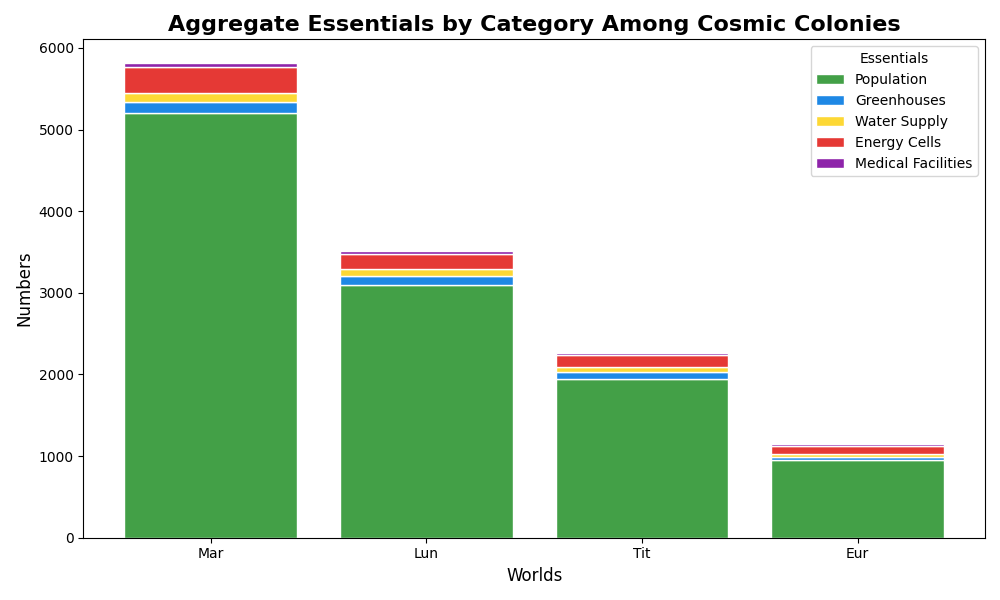

This chart was generated by the following Python code:
import matplotlib.pyplot as plt
import squarify
import numpy as np

data = {
    'Mars': {'Population': 5200, 'Greenhouses': 140, 'Water Supply': 110, 'Energy Cells': 320, 'Medical Facilities': 45},
    'Luna': {'Population': 3100, 'Greenhouses': 105, 'Water Supply': 85, 'Energy Cells': 190, 'Medical Facilities': 38},
    'Titan': {'Population': 1950, 'Greenhouses': 85, 'Water Supply': 55, 'Energy Cells': 145, 'Medical Facilities': 25},
    'Europa': {'Population': 950, 'Greenhouses': 45, 'Water Supply': 35, 'Energy Cells': 95, 'Medical Facilities': 18}
}

labels = []
sizes = []
colors = ['#43A047', '#1E88E5', '#FDD835', '#E53935']

for planet, amenities in data.items():
    for amenity, count in amenities.items():
        label = f"{planet}\n{amenity} ({count})"
        labels.append(label)
        sizes.append(count)

fig, ax = plt.subplots(figsize=(12, 7))
squarify.plot(sizes=sizes, label=labels, color=colors * len(data), alpha=0.8, edgecolor="white", linewidth=1.5, text_kwargs={'fontsize': 8, 'wrap': True})

plt.title("Planetary Spots: Resident & Essentials Allocation", fontsize=15, fontweight='bold')
plt.axis('off')
plt.tight_layout()
plt.show()

# Stacked bar chart

planets = list(data.keys())
amenities = list(data['Mars'].keys())
totals = np.array([[data[planet][amenity] for amenity in amenities] for planet in planets]).T

fig, ax = plt.subplots(figsize=(10, 6))

bottom = np.zeros(len(planets))
colors = ['#43A047', '#1E88E5', '#FDD835', '#E53935', '#8E24AA']
for i, amenity in enumerate(amenities):
    ax.bar(planets, totals[i], bottom=bottom, label=amenity, color=colors[i % len(colors)], edgecolor='white')
    bottom += totals[i]

plt.title("Aggregate Essentials by Category Among Cosmic Colonies", fontsize=16, fontweight='bold')
plt.xlabel("Worlds", fontsize=12)
plt.ylabel("Numbers", fontsize=12)
plt.legend(title="Essentials", fontsize=10)
plt.xticks(ticks=range(len(planets)), labels=["Mar", "Lun", "Tit", "Eur"])
plt.tight_layout()
plt.show()
